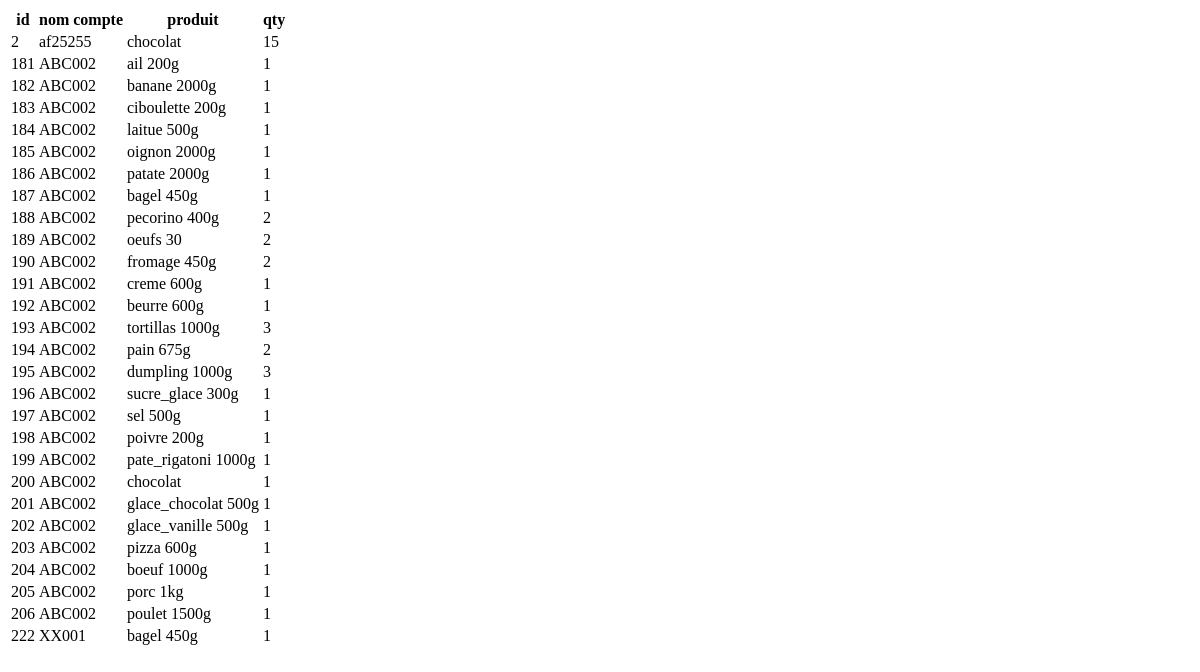
Page /panier/liste/ on the earlier database version.
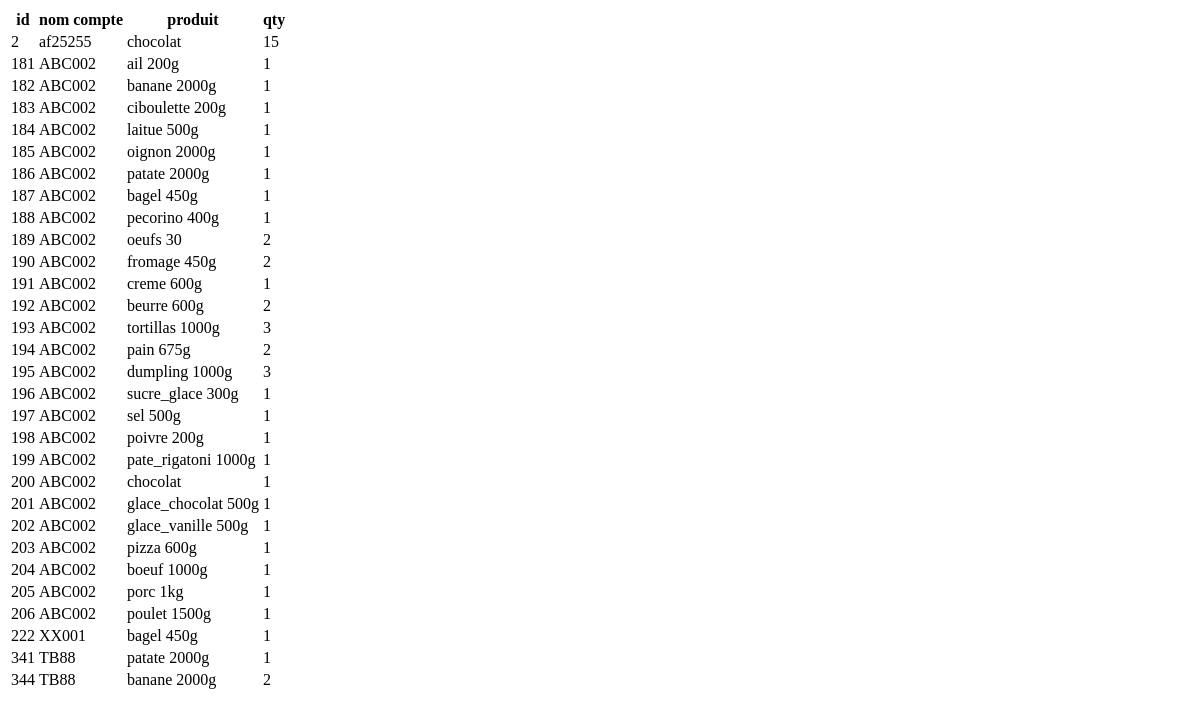
Same page on the later database version.
### gestion_vente/models.py (models this page shows)
class LignePanier(models.Model):
    nomCompte = models.ForeignKey(verbose_name='id compte',to="CompteUser", to_field="nomCompte",on_delete= models.CASCADE)
    idProduit = models.ForeignKey(verbose_name='id produit',to="Produit", to_field="id",on_delete= models.CASCADE)
    quantite = models.IntegerField(verbose_name="quantite")

class CompteUser(models.Model):
    nomCompte = models.CharField(verbose_name='Nom Compte',max_length=20, unique=True)
    nom = models.CharField(verbose_name='Nom',  max_length=20)
    prenom = models.CharField(verbose_name='Prenom', max_length=20)
    telephone = models.CharField(verbose_name='Telephone', max_length=20)
    courriel = models.EmailField(verbose_name='courriel')
    motDePasse = models.CharField(verbose_name='Mot de passe',  max_length=64)
    dateNaissance = models.DateField(verbose_name='Date de naissance', null=True, blank=True)
    gender_choices = (
        (1, 'Homme'),
        (2, 'Femme'),
    )
    gender = models.SmallIntegerField(verbose_name='Sexe', choices=gender_choices,null=True, blank=True)
    def __str__(self) -> str:
        return self.nomCompte

class Produit(models.Model):
    nomProduit = models.CharField(verbose_name='Nom du Produit', max_length=20)
    typeProduit = models.CharField(verbose_name='type du produit', max_length=20, default="produit")
    prixUnitair = models.DecimalField(verbose_name="Prix Unitaire", max_digits=10, decimal_places=2, default=0)
    lienPhoto = models.CharField(verbose_name='lien photo', max_length=100, default="")
    def __str__(self) -> str:
        return self.nomProduit

### gestion_vente/views.py (the view)
# urls.py: path("panier/liste/", views.liste_ligne_panier, name="liste_ligne_panier"),
def liste_ligne_panier(request):
    liste = models.LignePanier.objects.all()
    return render(request, "liste_panier.html", {"liste": liste})

### gestion_vente/templates/liste_panier.html (shortened to what this page needs)
<!DOCTYPE html>
<html lang="en">
<head>
</head>
<body>
    <table>
        <thead>
            <th>id</th>
            <th>nom compte</th>
            <th>produit</th>
            <th>qty</th>
        </thead>
        <tbody>
            {% for obj in liste %}
            <tr>
                <td>{{obj.id}}</td>
                <td>{{obj.nomCompte}}</td>
                <td>{{obj.idProduit}}</td>
                <td>{{obj.quantite}}</td>
            </tr>
            {% endfor %}
        </tbody>
    </table>
</body>
</html>

Differences in the rows shown:
changed LignePanier "pecorino 400g": quantite "2" → "1"
changed LignePanier "beurre 600g": quantite "1" → "2"
added LignePanier: id "341", nomCompte "TB88", idProduit "patate 2000g", quantite "1"
added LignePanier: id "344", nomCompte "TB88", idProduit "banane 2000g", quantite "2"
